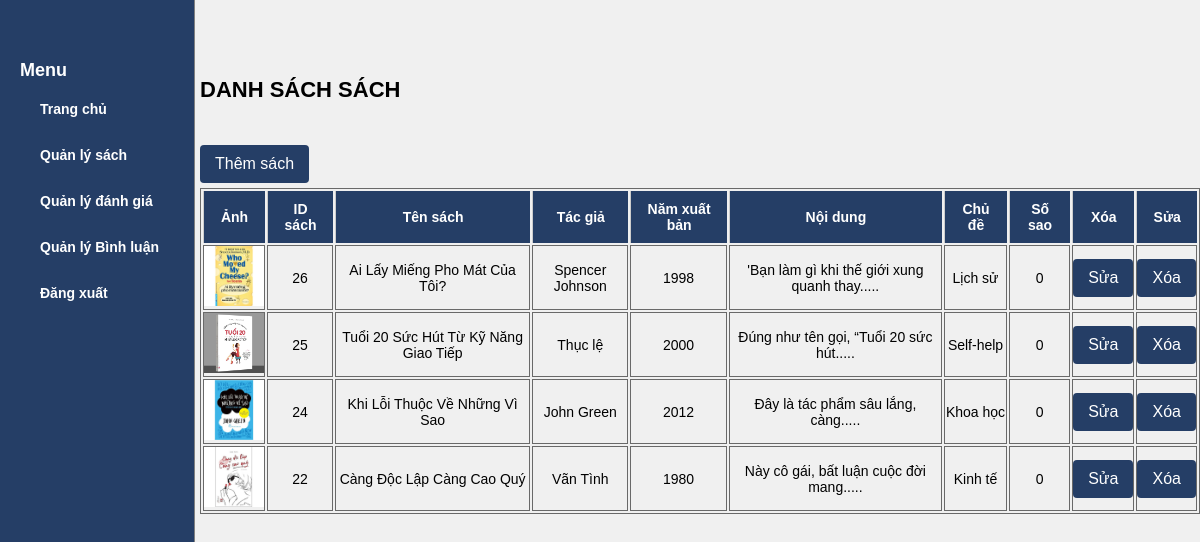
The app's page /ad_review/qlbv.php (signed in) with its own data.
### tables this page shows
CREATE TABLE `books` (
  `BookID` int(11) NOT NULL,
  `Bookname` varchar(255) NOT NULL,
  `Author` varchar(255) NOT NULL,
  `Published_year` int(4) DEFAULT NULL,
  `De` text NOT NULL COMMENT 'mô tả',
  `Topic` int(11) NOT NULL,
  `Img_product` longtext DEFAULT NULL,
  `star` int(1) DEFAULT NULL
);

CREATE TABLE `topics` (
  `TopicID` int(11) NOT NULL,
  `Topicname` varchar(200) NOT NULL
);

### lib/database.php (called while the page is built, shortened)
<?php
  if (!class_exists('Database')) {
    Class Database{
      public $host   = DB_HOST;
      public $user   = DB_USER;
      public $pass   = DB_PASS;
      public $dbname = DB_NAME;
      public $link;
   private function connectDB(){
      $this->link = new mysqli($this->host, $this->user, $this->pass,
       $this->dbname);
    }
   public function select($query){
     $result = $this->link->query($query) or
      die($this->link->error.__LINE__);
     if($result->num_rows > 0){
       return $result;
     } else {
       return false;
     }
    }
   }
}
?>

### classes/book.php (called while the page is built, shortened)
<?php
$filepath = realpath(dirname(__FILE__));
include_once ($filepath . '/../lib/database.php');
include_once ($filepath . '/../helper/format.php');
?>
<?php
    class Book {
        private $db;
        public function __construct()
        {
            $this->db = new Database();
        }
        public function showBook(){
            $query = "SELECT * FROM books order by BookID desc";
            $result = $this->db->select($query);
            return $result;
        }
    }
?>

### helper/format.php (called while the page is built, shortened)
<?php
class Format{
    public function textShorten($text, $limit = 400){
        $text = $text." ";
        $text = substr($text, 0, $limit);
        $text = substr($text, 0, strrpos($text,' '));
        $text = $text.".....";
        return $text;
    }
}
?>

### classes/topic.php (called while the page is built, shortened)
<?php
    $filepath = realpath(dirname(__FILE__));
    include_once ($filepath . '/../lib/database.php');
    include_once ($filepath . '/../helper/format.php');
?>
<?php
    class Topic {
        private $db;
        public function __construct()
        {
            $this->db = new Database();
        }
        public function showTopic(){
            $query = "SELECT * FROM topics order by TopicID desc";
            $result = $this->db->select($query);
            return $result;
        }
    }
?>

### ad_review/qlbv.php (the view, shortened to what this page needs)
<?php
    include './inc/sidebar.php';
    include '../classes/book.php';
    include '../classes/topic.php';
    include_once '../helper/format.php';
?>
<?php
    $book = new Book();
    $fm = new Format();
?>
    <div class="main-content">
        <h1><b>DANH SÁCH SÁCH</b></h1>
        <div class="search-wrapper">
            <a href="./motasach.php"><button class="btn">Thêm sách</button></a>
        </div>
        <table class="product-items">
            <thead>
                <tr>
                    <th class="product-prop product-img">Ảnh</th>
                    <th class="product-prop product-name">ID sách</th>
                    <th class="product-prop product-name">Tên sách</th>
                    <th class="product-prop product-name">Tác giả</th>
                    <th class="product-prop product-time">Năm xuất bản</th>
                    <th class="product-prop product-name">Nội dung</th>
                    <th class="product-prop product-button">Chủ đề</th>
                    <th class="product-prop product-button">Số sao</th>
                    <th class="product-prop product-button">Xóa</th>
                    <th class="product-prop product-button">Sửa</th>
                </tr>
            </thead>
            <tbody>
                <tr>
                    <?php
                    $book_list = $book->showBook();
                    if($book_list){
                        while($result = $book_list->fetch_assoc()){
                    ?>
                    <td><img src="uploads/<?php echo $result['Img_product'] ?>"></td>
                    <td><?php echo $result['BookID']?></td>
                    <td><?php echo $result['Bookname'] ?></td>
                    <td><?php echo $result['Author'] ?></td>
                    <td><?php echo $result['Published_year'] ?></td>
                    <td><?php echo $fm->textShorten($result['De'], 50) ?></td>
                    <td><?php
                        $tp = new Topic();
                        $tp_list = $tp->showTopic();
                        while($tp_result = $tp_list->fetch_assoc()) {
                            if ($result['Topic'] == $tp_result['TopicID']){
                                echo $tp_result['Topicname'];
                                break;
                            }
                        }
                    ?></td>
                    <td><?php echo $result['star'] ?></td>
                    <td><a href="book_edit.php?BookID=<?php echo $result['BookID']?>"><button class="btn">Sửa</button></a></td>
                    <td><a href="?BookID=<?php echo $result['BookID']?>"><button class="btn">Xóa</button></a></td>
                </tr>
                <?php
                    }
                }
                ?>
            </tbody>
        </table>
    </div>
</div>
</body>
</html>

### ad_review/inc/sidebar.php (shortened to what this page needs)
<!DOCTYPE html>
<html lang="en">
<head>
    <link rel="stylesheet" type="text/css" href="style.css">
</head>
<body>
<div class="container">
    <div class="menu">
        <div class="container1">
            <h3><b>Menu</b></h3>
            <a href="./index.php" class="link-box">Trang chủ</a>
            <br>
            <a href="qlbv.php" class="link-box">Quản lý sách</a>
            <br>
            <a href="./qlrv.php" class="link-box">Quản lý đánh giá</a>
            <br>
            <a href="./qlcmt.php" class="link-box">Quản lý Bình luận</a>
            <br>
            <a href="?action=logout" class="link-box">Đăng xuất</a>
        </div>
    </div>

### ad_review/style.css (style rules this page uses)
body { font-family: arial; padding: 0; margin: 0; font-size: 14px; background-color: #F0F0F0; box-sizing: border-box; }
.container { display: grid; height:585px; grid-gap: 5px; grid-template-columns: repeat(12, 1fr); grid-template-areas: "m m c c c c c c c c c c" }
.menu { grid-area: m; height: 1000px;; border-right: 0.5px solid gray; background-color: #253e66; }
.container1 { text-align: left; margin-top: 50px; padding: 10px 20px; }
.link-box { display: inline-block; padding: 10px 20px; background-color:#253e66 ; width:160px; color: white; transition: background-color 0.3s, transform 0.3s; text-decoration: none; margin-bottom: 10px; font-weight: 600; }
h3 { color:white; font-size: 18px; margin-bottom: 10px; }
.main-content { margin-left: auto; margin-right: auto; grid-area:c ; width: 1000px; }
.product-prop { padding: 10px; text-align: center; border-left: 1px solid #ccc; color:white }
.product-img { flex: 2; }
.product-name { flex: 3; }
.product-button { flex: 1; cursor: pointer; }
.product-time { flex: 2; }
.main-content h1 { margin-top: 70px; margin-bottom:30px; padding-left:0px; color: black; font-size: 22px; font-weight: normal; line-height: 40px; }
table { width:1000px; border:1px solid #696969; }
table td { border:1px solid #696969; }
table thead { background-color:#253e66; }
tbody img { height:60px; width:60px; }
tbody tr { text-align: center; }
* { margin: 0; padding: 0; box-sizing: border-box; }
button { margin-top: 5px; margin-bottom: 5px; padding: 10px 15px; border: none; background-color: #253e66; color: white; cursor: pointer; border-radius: 4px; font-size: 16px; }
.search-wrapper { display: flex; align-items: center; gap: 590px; }

### records on screen
books: Img_product (picture), BookID "26", Bookname "Ai Lấy Miếng Pho Mát Của Tôi?", Author "Spencer Johnson", Published_year "1998", De "'Bạn làm gì khi thế giới xung quanh thay.....", star "0"
topics: Topicname "Lịch sử"
books: Img_product (picture), BookID "25", Bookname "Tuổi 20 Sức Hút Từ Kỹ Năng Giao Tiếp", Author "Thục lệ", Published_year "2000", De "Đúng như tên gọi, “Tuổi 20 sức hút.....", star "0"
topics: Topicname "Self-help"
books: Img_product (picture), BookID "24", Bookname "Khi Lỗi Thuộc Về Những Vì Sao", Author "John Green", Published_year "2012", De "Đây là tác phẩm sâu lắng, càng.....", star "0"
topics: Topicname "Khoa học"
books: Img_product (picture), BookID "22", Bookname "Càng Độc Lập Càng Cao Quý", Author "Vãn Tình", Published_year "1980", De "Này cô gái, bất luận cuộc đời mang.....", star "0"
topics: Topicname "Kinh tế"
